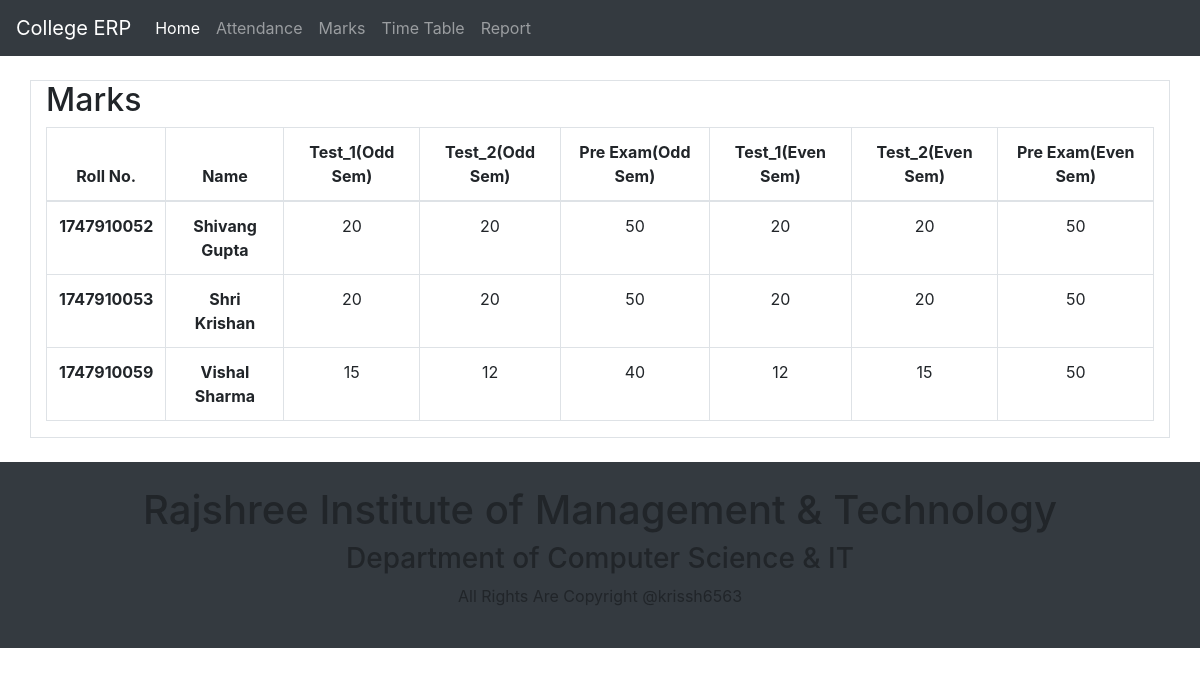
The app's page /view_student with its own data.
### info/models.py (models this page shows, shortened)
class marks(models.Model):
    roll_number  = models.IntegerField(max_length=200,primary_key=True)
    student_name = models.CharField(max_length=200,)
    test_1 = models.IntegerField(max_length=100)
    test_2 = models.IntegerField(max_length=100)
    pre_exam_1 = models.IntegerField(max_length=100)
    test_3 = models.IntegerField(max_length=100)
    test_4 = models.IntegerField(max_length=100)
    pre_exam_2 = models.IntegerField(max_length=100)

### info/views.py (the view)
# urls.py: path('view_student',views.view_student, name = 'view_student'),
def view_student(request):
    data = marks.objects.all()
    stu = {
        "student":data
    }
    return render(request, 'view_student.html', stu)

### info/templates/view_student.html
{% extends 'base.html' %}
{% load static %}
{% block content %}
<div class="container  border mt-4 mb-4">
    <h2>Marks</h2>
    <table class="table table-bordered text-center">
        <thead>
            <tr>
                <th>Roll No.</th>
                <th>Name </th>
                <th>Test_1(Odd Sem)</th>
                <th>Test_2(Odd Sem)</th>
                <th>Pre Exam(Odd Sem)</th>
                <th>Test_1(Even Sem)</th>
                <th>Test_2(Even Sem)</th>
                <th>Pre Exam(Even Sem)</th>
            </tr>
        </thead>
        <tbody>
            {% for student in student %}
            <tr>
                <th>{{student.roll_number }}</th>
                <th>{{ student.student_name }}</th>
                <td>{{ student.test_1 }}</td>
                <td>{{ student.test_2 }}</td>
                <td>{{ student.pre_exam_1 }}</td>
                <td>{{ student.test_3 }}</td>
                <td>{{ student.test_4 }}</td>
                <td>{{ student.pre_exam_2 }}</td>
            </tr>
            {% endfor %}
        </tbody>
    </table>
</div>
{% endblock %}

### info/templates/base.html (shortened to what this page needs)
<!DOCTYPE html>
<html lang="en">
<head>
    {% load static %}
    <link rel="stylesheet" href="{% static '/bootstrap/css/bootstrap.min.css' %}">
    <link rel="stylesheet" href="{% static '/bootstrap/css/bootstrap.min.js' %}">
</head>
<body>
    <nav class="navbar navbar-expand-lg navbar-dark bg-dark">
        <a class="navbar-brand" href="#">College ERP</a>
        <div class="collapse navbar-collapse" id="navbarSupportedContent">
            <ul class="navbar-nav mr-auto">
                <li class="nav-item active">
                    <a class="nav-link" href="">Home <span class="sr-only">(current)</span></a>
                </li>
                <li class="nav-item">
                    <a class="nav-link" href="#">Attendance</a>
                </li>
                <li class="nav-item">
                    <a class="nav-link" href="#">Marks</a>
                </li>
                <li class="nav-item">
                    <a class="nav-link" href="#">Time Table</a>
                </li>
                <li class="nav-item">
                    <a class="nav-link" href="#">Report</a>
                </li>
            </ul>
        </div>
    </nav>
    {% block content %}
    {% endblock %}
    <div class="container-fuild bg-dark text-center p-4">
        <h1>Rajshree Institute of Management & Technology</h1>
        <h3>Department of Computer Science & IT</h3>
        <p>All Rights Are Copyright @krissh6563</p>
    </div>
</body>
</html>

### records on screen
marks: roll_number "1747910052", student_name "Shivang Gupta", test_1 "20", test_2 "20", pre_exam_1 "50", test_3 "20", test_4 "20", pre_exam_2 "50"
marks: roll_number "1747910053", student_name "Shri Krishan", test_1 "20", test_2 "20", pre_exam_1 "50", test_3 "20", test_4 "20", pre_exam_2 "50"
marks: roll_number "1747910059", student_name "Vishal Sharma", test_1 "15", test_2 "12", pre_exam_1 "40", test_3 "12", test_4 "15", pre_exam_2 "50"
